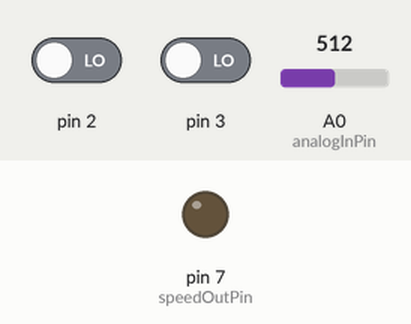
This sketch was run on a simulated Arduino Uno, built with avr-gcc and run on an emulated ATmega328P. On the bench: output pins drawn as LEDs (lit = HIGH). The inputs (shaded band) are chosen by the test bench; at power-on: A0 (analogInPin) = 512, pin 2 LOW, pin 3 LOW.

Above: at 1.2 s.
1.3 s: A0 (analogInPin) set to 306
At 1.5 s:
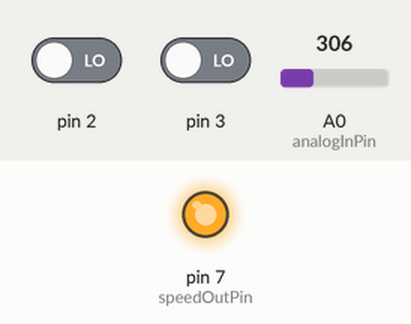
Timing chart, 0 to 4.3 s (numbered marks = the images above; inputs shaded):
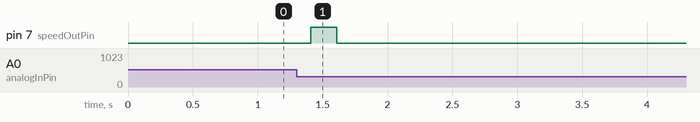

Measured:
- after the input at 1.3 s, pin 7 (speedOutPin): LOW → HIGH after 0.11 s, → LOW 0.20 s later

The sketch:

TreadmillSpeedStandAlonev01_TM.ino
```cpp
// test
// test2
// Constant definitions
const long timeStep = 200000;  // Timestep for calculating instant speed [micros]
const long loopCycle = 2000;
const char turnStep = 32;  // Number of steps in complete turn (should be power of 2 and less than 1024)
const float turnCm = 8.0;  // Displacement of complete turn [cm]

// Pins section
const int analogInPin = A0;  // Analog input pin that the potentiometer is attached to
const int speedInPin = 4;  // Digital input pin for receiving the threshold speed
const int stepOutPin = 8;  // Digital output pin for signaling a step (direction determined by pulse duration)
const int speedOutPin = 7; // Digital output pin for signaling speed over threshold
//
// DO NOT CHANGE FROM HERE UNLESS YOU KNOW WHAT YOU ARE DOING
//

// Auxiliary constants
const byte speedMultiplier = 1000000/(timeStep);  // Inverse of timestep
const int turnResolution = 1024/turnStep;  // Resolution of each step [int units]
const float turnResolutionCm = turnCm/float(turnStep); // Resolution of each step [cm]

// Variable instantiations
int turnValue; // Rotary encoder value [int]
int turnValueOld; // Old value for detecting if a complete turn was achieved [int]
int turnChange; // Value change between consecutive loops [int]

int turnPosition; // Position value in discrete steps [steps]
int turnPositionOld; // Old position value for detecting if a step in either direction occured [steps]
int turnPositionChange; // Position value change between consecutive loops [steps]

int turnPositionLast; // Position value of last time step for determining displacement [steps]

int nTurns = 0; // Number of turns since beginning [turns]
int nTurnsLast = 0; // Number of turns of last time step for determining displacement [turns]

long time; // Current execution time [micros]
long timeOld;  // Time of previous main loop
long dt;  // Elapsed time between consecutive loops
long timeLast; // Time of last time step for determining speed [micros]
long elapsedTime; // Elapsed time between consecutive time steps [micros]

float displacement; // Displacement between time steps [cm]
float instSpeed; // Instant speed between time steps [cm/s]
volatile unsigned long speedRead = 2000;  // Speed read from the bcontrol pulse [micros x 5]
volatile float thresSpeed = 1.0; // Threshold speed for presenting the stimulus [cm/s]

// Setup
void setup() {
  // Sets output pins
  digitalWrite(stepOutPin, LOW);
  digitalWrite(speedOutPin, LOW);
  pinMode(stepOutPin ,OUTPUT);
  pinMode(speedOutPin ,OUTPUT);
  // Sets interruptions for new trial and new session
  attachInterrupt(0, newTrial, RISING);
  attachInterrupt(1, newSession, RISING);
  // Gets first measurement of rotary encoder
  turnValueOld = analogRead(analogInPin);
  turnPositionOld = turnValue/turnResolution;
  turnPositionLast = turnPositionOld;
  // Gets first time measurements
  timeOld = micros();
  timeLast = timeOld;
}
// Reset function at address 0
void(* resetFunc) (void) = 0;

// Main loop
void loop() {
  // Gets execution time and compares with the one of the last main loop
  time = micros();
  dt = time - timeOld;
  // Waits until a loop cycle has passed
  if (dt > loopCycle){
    // Stores time of current loop
    timeOld = time;
    // Gets value of the rotary encoder and compares with previous value
    turnValue = analogRead(analogInPin);
    turnChange = turnValue - turnValueOld;
    turnValueOld = turnValue;
    // Detects if a complete turn occurred
    // Positive direction
    if (turnChange>512) {
      nTurns++;  // Increments number of turns
    }
    else if (turnChange <- 512){  // Negative direction
      nTurns--;  // Decrements number of turns
    }
    // Determines the position in steps and compares with previous value
    turnPosition = turnValue/turnResolution;
    turnPositionChange = turnPosition - turnPositionOld;
    turnPositionOld = turnPosition;
    // Detects if step occurred
    // Positive direction
    if (turnPositionChange == -1 || turnPositionChange == (turnStep-1)) {
      // Sends a 400 micros pulse for each step in the positive direction
      digitalWrite(stepOutPin, HIGH);
      delayMicroseconds(400);
      digitalWrite(stepOutPin, LOW);
    }
    // Negative direction
    else if (turnPositionChange == 1 || turnPositionChange == -(turnStep-1)) {
      // Sends a 800 micros pulse for each step in the negative direction
      digitalWrite(stepOutPin, HIGH);
      delayMicroseconds(800);
      digitalWrite(stepOutPin, LOW);
    }
    elapsedTime = time - timeLast;
    // Another time step has occurred
    if (elapsedTime > timeStep) {
      // Updates old time
      timeLast = time;
      // Calculates displacement since last time step
      displacement = float(nTurns-nTurnsLast) * 8 + float(turnPositionLast-turnPosition) * turnResolutionCm;
      // Updates old number of turns and position
      nTurnsLast = nTurns;
      turnPositionLast = turnPosition;
      // Determines instant speed
      instSpeed = displacement * speedMultiplier;
      // Compares instant speed with threshold
      if (instSpeed > thresSpeed) {
        // Signals high speed
        digitalWrite(speedOutPin, HIGH);
      }
      else {
        // Signals low speed
        digitalWrite(speedOutPin, LOW);
      }

    }
  }
}

// Interrupt function
void newTrial() {
  // Resets speed output
  digitalWrite(speedOutPin, LOW);
  // Reads speed duration from bcontrol and converts to cm/s
  speedRead = pulseIn(speedInPin, HIGH, 100000);
  thresSpeed = float(speedRead)/2000;
}

// Interrupt function
void newSession() {
  // Resets Arduino
  resetFunc();
}
```
